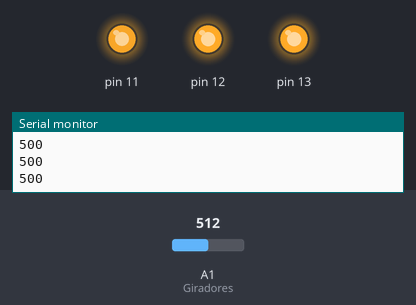
Bench run of a sketch on a simulated Arduino Uno, built with avr-gcc and run on an emulated ATmega328P. On the bench: output pins drawn as LEDs (lit = HIGH), the last lines printed to the serial monitor. The test bench sets the inputs (shaded band); at power-on: A1 (Giradores) = 512.

Above: at 1.2 s.
1.3 s: A1 (Giradores) set to 505
At 2.5 s:
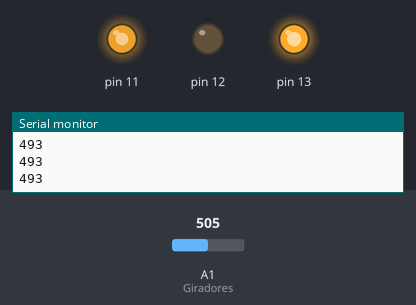
2.8 s: A1 (Giradores) set to 268
4.3 s: A1 (Giradores) set to 243
At 4.9 s:
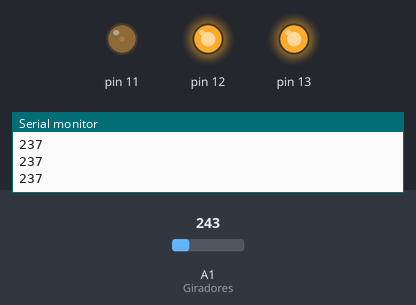
5.8 s: A1 (Giradores) set to 900
At 6.1 s:
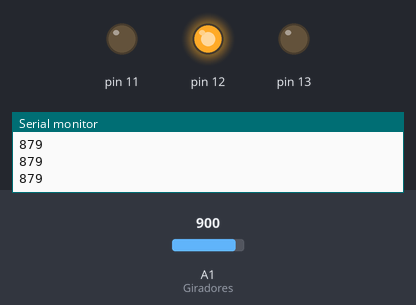
7.3 s: A1 (Giradores) set to 786
8.8 s: A1 (Giradores) set to 759
At 9.6 s:
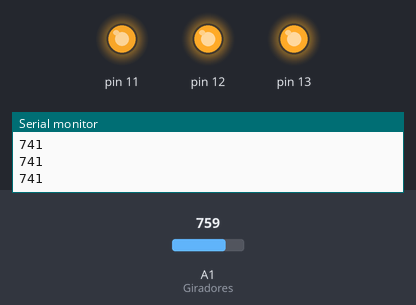
Timing chart, 0 to 11.3 s (numbered marks = the images above; inputs shaded):
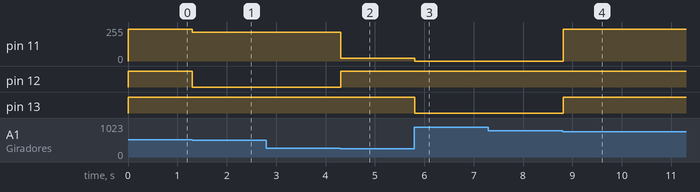

The sketch:

testando_rgb1.ino
```cpp
const int Giradores = A1;
int BlayBlade;
int i;

void setup(){
  for (i = 11; i <= 13; i++){pinMode(i, OUTPUT);}
  pinMode(Giradores, INPUT);
  Serial.begin(9600);
}
//0 - 1023
//11 verde
//12 azul
//13 vermelho
void loop(){
  BlayBlade = map(analogRead(Giradores), 0, 1023, 0, 1000);
  Serial.println(BlayBlade);
  if(BlayBlade >= 0 && BlayBlade < 250){
    analogWrite(13, 255);
    analogWrite(11, 20);
    analogWrite(12, 147);
  }
  if(BlayBlade >= 250 && BlayBlade < 500){
    analogWrite(13, 255);
    analogWrite(11, 215);
    analogWrite(12, 0);
  }
  if(BlayBlade >= 500 && BlayBlade < 750){
    analogWrite(13, 255);
    analogWrite(11, 239);
    analogWrite(12, 213);
  }
  if(BlayBlade >= 750 && BlayBlade < 1000){
    analogWrite(13, 75);
    analogWrite(11, 0);
    analogWrite(12, 130);
  }
}
  
```

Measured:
- the behaviour switches between 512 and 511 on A1 (Giradores) (found by bisection; images 0 and 1)
- the behaviour switches between 256 and 255 on A1 (Giradores) (found by bisection; images 1 and 2)
- the behaviour switches between 768 and 767 on A1 (Giradores) (found by bisection; images 3 and 4)
- after the input at 1.3 s, pin 11: 239/255 → 215/255 at once; pin 12: HIGH → LOW at once
- after the input at 4.3 s, pin 11: 215/255 → 20/255 at once; pin 12: LOW → HIGH at once
- after the input at 5.8 s, pin 11: 20/255 → 0/255 at once; pin 13: HIGH → LOW at once
- after the input at 8.8 s, pin 11: 0/255 → 239/255 at once; pin 13: LOW → HIGH at once
